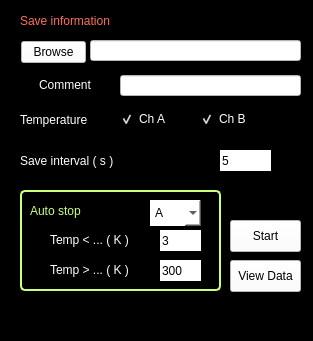
<?xml version="1.0" encoding="UTF-8"?>
<ui version="4.0">
 <class>MainWindow</class>
 <widget class="QMainWindow" name="MainWindow">
  <property name="geometry">
   <rect>
    <x>0</x>
    <y>0</y>
    <width>313</width>
    <height>341</height>
   </rect>
  </property>
  <property name="windowTitle">
   <string>Sweeper</string>
  </property>
  <property name="styleSheet">
   <string notr="true">background-color: rgb(0, 0, 0);</string>
  </property>
  <widget class="QWidget" name="centralwidget">
   <widget class="QPushButton" name="autoSaveButton">
    <property name="geometry">
     <rect>
      <x>230</x>
      <y>220</y>
      <width>71</width>
      <height>32</height>
     </rect>
    </property>
    <property name="styleSheet">
     <string notr="true">color: rgb(0, 0, 0);
font: 75 13pt &quot;Arial&quot;;
background-color: rgb(255, 255, 255);</string>
    </property>
    <property name="text">
     <string>Start</string>
    </property>
   </widget>
   <widget class="QFrame" name="frame_2">
    <property name="geometry">
     <rect>
      <x>20</x>
      <y>190</y>
      <width>201</width>
      <height>101</height>
     </rect>
    </property>
    <property name="styleSheet">
     <string notr="true">background-color: rgb(0, 0, 0);
border: 2px solid rgb(203, 255, 126);
border-radius: 5px</string>
    </property>
    <property name="frameShape">
     <enum>QFrame::StyledPanel</enum>
    </property>
    <property name="frameShadow">
     <enum>QFrame::Raised</enum>
    </property>
    <widget class="QLabel" name="label_7">
     <property name="geometry">
      <rect>
       <x>10</x>
       <y>10</y>
       <width>181</width>
       <height>21</height>
      </rect>
     </property>
     <property name="styleSheet">
      <string notr="true">color: rgb(203, 255, 126);
font: 15pt &quot;Arial&quot;;
background-color: rgb(0, 0, 0);
border: 0px solid rgb(210, 132, 255);
border-radius: 0px</string>
     </property>
     <property name="text">
      <string>Auto stop</string>
     </property>
    </widget>
    <widget class="QLineEdit" name="minTempLine">
     <property name="geometry">
      <rect>
       <x>140</x>
       <y>40</y>
       <width>41</width>
       <height>21</height>
      </rect>
     </property>
     <property name="styleSheet">
      <string notr="true">color: rgb(0, 0, 0);
background-color: rgb(255, 255, 255);
border: 0px solid rgb(210, 132, 255);
border-radius: 0px</string>
     </property>
     <property name="text">
      <string>3</string>
     </property>
    </widget>
    <widget class="QCheckBox" name="minTempBox">
     <property name="geometry">
      <rect>
       <x>10</x>
       <y>40</y>
       <width>121</width>
       <height>20</height>
      </rect>
     </property>
     <property name="styleSheet">
      <string notr="true">color: rgb(255, 255, 255);
background-color: rgb(0, 0, 0);
selection-color: rgb(0, 0, 0);
selection-background-color: rgb(255, 255, 255);
border: 0px solid rgb(210, 132, 255);
border-radius: 0px</string>
     </property>
     <property name="text">
      <string>Temp &lt; ... ( K )</string>
     </property>
    </widget>
    <widget class="QCheckBox" name="maxTempBox">
     <property name="geometry">
      <rect>
       <x>10</x>
       <y>70</y>
       <width>121</width>
       <height>20</height>
      </rect>
     </property>
     <property name="styleSheet">
      <string notr="true">color: rgb(255, 255, 255);
background-color: rgb(0, 0, 0);
selection-color: rgb(0, 0, 0);
selection-background-color: rgb(255, 255, 255);
border: 0px solid rgb(210, 132, 255);
border-radius: 0px</string>
     </property>
     <property name="text">
      <string>Temp &gt; ... ( K )</string>
     </property>
    </widget>
    <widget class="QLineEdit" name="maxTempLine">
     <property name="geometry">
      <rect>
       <x>140</x>
       <y>70</y>
       <width>41</width>
       <height>21</height>
      </rect>
     </property>
     <property name="styleSheet">
      <string notr="true">color: rgb(0, 0, 0);
background-color: rgb(255, 255, 255);
border: 0px solid rgb(210, 132, 255);
border-radius: 0px</string>
     </property>
     <property name="text">
      <string>300</string>
     </property>
    </widget>
    <widget class="QComboBox" name="channelBox">
     <property name="geometry">
      <rect>
       <x>130</x>
       <y>10</y>
       <width>51</width>
       <height>26</height>
      </rect>
     </property>
     <property name="styleSheet">
      <string notr="true">color: rgb(0, 0, 0);
background-color: rgb(255, 255, 255);
border: 0px solid rgb(203, 255, 126);
border-radius: 0px</string>
     </property>
     <item>
      <property name="text">
       <string>A</string>
      </property>
     </item>
     <item>
      <property name="text">
       <string>B</string>
      </property>
     </item>
    </widget>
   </widget>
   <widget class="QLabel" name="label_4">
    <property name="geometry">
     <rect>
      <x>20</x>
      <y>150</y>
      <width>111</width>
      <height>21</height>
     </rect>
    </property>
    <property name="styleSheet">
     <string notr="true">color: rgb(255, 255, 255);
background-color: rgb(0, 0, 0);
border: 0px solid rgb(210, 132, 255);
border-radius: 0px</string>
    </property>
    <property name="text">
     <string>Save interval ( s )</string>
    </property>
   </widget>
   <widget class="QLineEdit" name="saveIntervalLine">
    <property name="geometry">
     <rect>
      <x>220</x>
      <y>150</y>
      <width>51</width>
      <height>21</height>
     </rect>
    </property>
    <property name="styleSheet">
     <string notr="true">color: rgb(0, 0, 0);
background-color: rgb(255, 255, 255);
border: 0px solid rgb(210, 132, 255);
border-radius: 0px</string>
    </property>
    <property name="text">
     <string>5</string>
    </property>
   </widget>
   <widget class="QLabel" name="label_2">
    <property name="geometry">
     <rect>
      <x>20</x>
      <y>10</y>
      <width>271</width>
      <height>21</height>
     </rect>
    </property>
    <property name="styleSheet">
     <string notr="true">color: rgb(253, 111, 95);
font: 18pt &quot;Arial&quot;;
background-color: rgb(0, 0, 0);</string>
    </property>
    <property name="text">
     <string>Save information</string>
    </property>
   </widget>
   <widget class="QLineEdit" name="directoryLine">
    <property name="geometry">
     <rect>
      <x>90</x>
      <y>40</y>
      <width>211</width>
      <height>21</height>
     </rect>
    </property>
    <property name="styleSheet">
     <string notr="true">color: rgb(0, 0, 0);
background-color: rgb(255, 255, 255);</string>
    </property>
   </widget>
   <widget class="QPushButton" name="browseButton">
    <property name="geometry">
     <rect>
      <x>21</x>
      <y>41</y>
      <width>65</width>
      <height>22</height>
     </rect>
    </property>
    <property name="sizePolicy">
     <sizepolicy hsizetype="Fixed" vsizetype="Fixed">
      <horstretch>0</horstretch>
      <verstretch>0</verstretch>
     </sizepolicy>
    </property>
    <property name="minimumSize">
     <size>
      <width>0</width>
      <height>22</height>
     </size>
    </property>
    <property name="maximumSize">
     <size>
      <width>65</width>
      <height>22</height>
     </size>
    </property>
    <property name="styleSheet">
     <string notr="true">background-color: rgb(255, 255, 255);
color: rgb(0, 0, 0);</string>
    </property>
    <property name="text">
     <string>Browse</string>
    </property>
   </widget>
   <widget class="QLabel" name="label_5">
    <property name="geometry">
     <rect>
      <x>20</x>
      <y>110</y>
      <width>81</width>
      <height>20</height>
     </rect>
    </property>
    <property name="styleSheet">
     <string notr="true">color: rgb(255, 255, 255);
background-color: rgb(0, 0, 0);
border: 0px solid rgb(210, 132, 255);
border-radius: 0px</string>
    </property>
    <property name="text">
     <string>Temperature</string>
    </property>
   </widget>
   <widget class="QLineEdit" name="commentLine">
    <property name="geometry">
     <rect>
      <x>120</x>
      <y>75</y>
      <width>181</width>
      <height>21</height>
     </rect>
    </property>
    <property name="styleSheet">
     <string notr="true">color: rgb(0, 0, 0);
background-color: rgb(255, 255, 255);</string>
    </property>
   </widget>
   <widget class="QCheckBox" name="commentCheck">
    <property name="geometry">
     <rect>
      <x>20</x>
      <y>75</y>
      <width>81</width>
      <height>20</height>
     </rect>
    </property>
    <property name="styleSheet">
     <string notr="true">color: rgb(255, 255, 255);
background-color: rgb(0, 0, 0);
selection-color: rgb(0, 0, 0);
selection-background-color: rgb(255, 255, 255);</string>
    </property>
    <property name="text">
     <string>Comment</string>
    </property>
    <property name="checked">
     <bool>false</bool>
    </property>
   </widget>
   <widget class="QPushButton" name="viewDataButton">
    <property name="geometry">
     <rect>
      <x>230</x>
      <y>260</y>
      <width>71</width>
      <height>32</height>
     </rect>
    </property>
    <property name="styleSheet">
     <string notr="true">color: rgb(0, 0, 0);
background-color: rgb(255, 255, 255);</string>
    </property>
    <property name="text">
     <string>View Data</string>
    </property>
   </widget>
   <widget class="QCheckBox" name="chACheck">
    <property name="geometry">
     <rect>
      <x>120</x>
      <y>109</y>
      <width>61</width>
      <height>20</height>
     </rect>
    </property>
    <property name="styleSheet">
     <string notr="true">color: rgb(255, 255, 255);
background-color: rgb(0, 0, 0);
selection-color: rgb(0, 0, 0);
selection-background-color: rgb(255, 255, 255);</string>
    </property>
    <property name="text">
     <string>Ch A</string>
    </property>
    <property name="checked">
     <bool>true</bool>
    </property>
   </widget>
   <widget class="QCheckBox" name="chBCheck">
    <property name="geometry">
     <rect>
      <x>200</x>
      <y>109</y>
      <width>61</width>
      <height>20</height>
     </rect>
    </property>
    <property name="styleSheet">
     <string notr="true">color: rgb(255, 255, 255);
background-color: rgb(0, 0, 0);
selection-color: rgb(0, 0, 0);
selection-background-color: rgb(255, 255, 255);</string>
    </property>
    <property name="text">
     <string>Ch B</string>
    </property>
    <property name="checked">
     <bool>true</bool>
    </property>
   </widget>
  </widget>
  <widget class="QMenuBar" name="menubar">
   <property name="geometry">
    <rect>
     <x>0</x>
     <y>0</y>
     <width>313</width>
     <height>37</height>
    </rect>
   </property>
  </widget>
  <widget class="QStatusBar" name="statusbar"/>
 </widget>
 <resources/>
 <connections/>
</ui>
